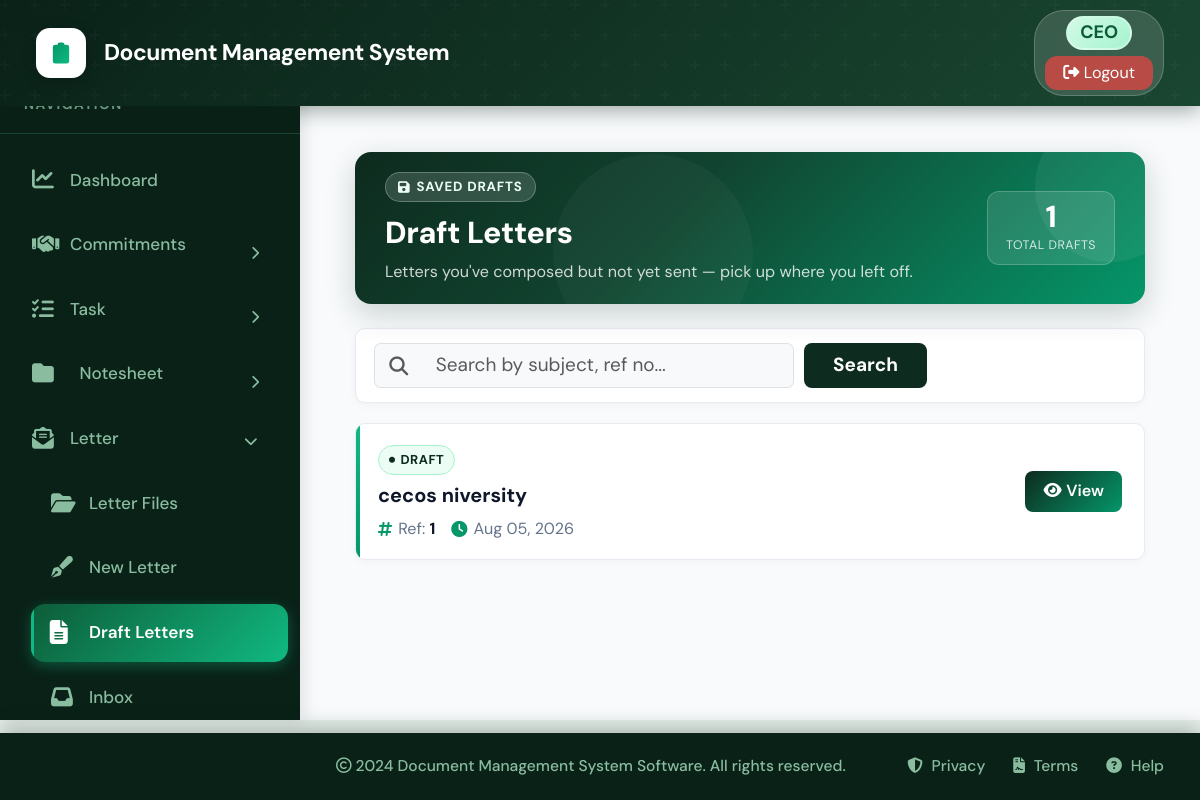
The page /letters/drafts/ (signed in) on the database its author committed.
### core/models.py (models this page shows, shortened)
class Letter(models.Model):
    letter_file = models.ForeignKey(LetterFile, on_delete=models.CASCADE, related_name='letters')
    sender = models.ForeignKey(User, on_delete=models.CASCADE, related_name='sent_letters')
    receiver = models.ForeignKey(User, on_delete=models.CASCADE, related_name='received_letters')
    ref_no = models.CharField(max_length=100, blank=True, null=True)
    recipient_address = models.TextField(blank=True, null=True)
    subject = models.CharField(max_length=255)
    body = models.TextField()
    signer_name = models.CharField(max_length=100, blank=True, null=True)
    signer_designation = models.CharField(max_length=100, blank=True, null=True)
    cc_list = models.TextField(blank=True, null=True)
    attachment = models.FileField(upload_to='letter_attachments/', blank=True, null=True)
    is_read = models.BooleanField(default=False)
    is_draft = models.BooleanField(default=False)
    created_at = models.DateTimeField(auto_now_add=True)
    reply_text = models.TextField(blank=True, null=True)
    reply_attachment = models.FileField(upload_to='letter_replies/', blank=True, null=True)
    reply_date = models.DateTimeField(blank=True, null=True)
    class Meta:
        ordering = ['-created_at']

### core/views.py (the view, shortened to what this page needs)
# urls.py: path('letters/drafts/', views.letter_drafts, name='letter_drafts'),
@login_required
def letter_drafts(request):
    search_query = request.GET.get('search', '')
    drafts = Letter.objects.filter(sender=request.user, is_draft=True)
    return render(request, 'letter_drafts.html', {'drafts': drafts, 'search_query': search_query})

### core/context_processors.py (called while the page is built)
def unread_notesheets(request):
    if request.user.is_authenticated:
        notesheets_count = Notesheet.objects.filter(
            current_holder=request.user,
            is_seen=False
        ).count()
        return {
            'unread_notesheets_count': notesheets_count,
        }
    return {
        'unread_notesheets_count': 0,
    }

def notifications_processor(request):
    if request.user.is_authenticated:
        unread_notifications = Notification.objects.filter(recipient=request.user, is_read=False)[:5]
        unread_count = Notification.objects.filter(recipient=request.user, is_read=False).count()
        return {
            'unread_notifications': unread_notifications,
            'unread_notifications_count': unread_count
        }
    return {}

### core/templates/letter_drafts.html (shortened to what this page needs)
{% extends 'base.html' %}
{% block content %}
<div class="container-fluid py-2 px-3">
    <div class="page-hero">
        <div class="d-flex justify-content-between align-items-center flex-wrap gap-3" style="position: relative; z-index: 1;">
            <div>
                <div class="hero-badge"><i class="fas fa-save"></i> Saved Drafts</div>
                <div class="hero-title">Draft Letters</div>
                <p class="hero-sub">Letters you've composed but not yet sent — pick up where you left off.</p>
            </div>
            <div class="hero-stat">
                <div class="num">{{ drafts|length }}</div>
                <div class="lbl">Total Drafts</div>
            </div>
        </div>
    </div>
    <div class="search-card">
        <form method="GET" action="{% url 'letter_drafts' %}" class="d-flex gap-2 align-items-center flex-wrap">
            <div class="input-group flex-grow-1" style="max-width: 420px;">
                <span class="input-group-text bg-light border-end-0 text-muted"><i class="fas fa-search"></i></span>
                <input type="text" name="search" class="form-control bg-light border-start-0"
                    placeholder="Search by subject, ref no..."
                    value="{{ search_query|default:'' }}">
            </div>
            <button type="submit" class="btn fw-bold text-white px-4" style="background: var(--primary-dark); border-radius: 8px;">Search</button>
        </form>
    </div>
    {% if drafts %}
    <div class="d-flex flex-column gap-3">
        {% for draft in drafts %}
        <div class="draft-card">
            <div class="d-flex justify-content-between align-items-center flex-wrap gap-3">
                <div style="flex: 1; min-width: 0;">
                    <div class="draft-badge"><i class="fas fa-circle" style="font-size: 6px;"></i> Draft</div>
                    <div class="draft-subject">{{ draft.subject|default:"(Untitled Draft)" }}</div>
                    <div class="draft-meta">
                        {% if draft.ref_no %}
                        <div class="draft-meta-item">
                            <i class="fas fa-hashtag" style="color: var(--primary);"></i>
                            <span>Ref: <strong style="color: var(--ink);">{{ draft.ref_no }}</strong></span>
                        </div>
                        {% endif %}
                        <div class="draft-meta-item">
                            <i class="fas fa-clock" style="color: var(--primary);"></i>
                            <span>{{ draft.created_at|date:"M d, Y" }}</span>
                        </div>
                    </div>
                </div>
                <div class="draft-actions">
                    <a href="{% url 'letter_detail' draft.id %}" class="btn-view">
                        <i class="fas fa-eye me-1"></i>View
                    </a>
                </div>
            </div>
        </div>
        {% endfor %}
    </div>
    {% endif %}
</div>
{% endblock %}

### core/templates/base.html (style rules this page uses)
:root { --primary-color: #10b981; --primary-dark: #059669; --primary-light: #34d399; --secondary-color: #1a4731; --dark-bg: #0d2b1e; --sidebar-bg: #0a2118; --hover-bg: #1a4731; --text-light: #8abda0; --text-dark: #0d2b1e; --border-color: #1a4731; --success: #10b981; --warning: #f59e0b; --danger: #ef4444; --info: #06b6d4; }
* { margin: 0; padding: 0; box-sizing: border-box; }
html { font-size: 19px; }
body { font-family: 'DM Sans', -apple-system, BlinkMacSystemFont, 'Segoe UI', sans-serif; background-color: #e8f0eb; min-height: 100vh; display: flex; flex-direction: column; font-size: 1rem; }

### core/templates/letter_drafts.html (style rules this page uses)
:root { --primary: #059669; --primary-dark: #0d2b1e; --primary-light: #10b981; --primary-tint: #ecfdf5; --ink: #0f172a; --muted: #64748b; --border: #e6ebf1; --bg: #f8fafc; --radius-lg: 16px; --radius-md: 10px; }
.page-hero { background: linear-gradient(135deg, var(--primary-dark) 0%, #114430 40%, var(--primary) 100%); border-radius: var(--radius-lg); padding: 20px 30px; color: #fff; position: relative; overflow: hidden; box-shadow: 0 10px 30px rgba(13, 43, 30, 0.20); margin-bottom: 24px; }
.page-hero::before { content: ''; position: absolute; top: -40px; right: -40px; width: 150px; height: 150px; background: rgba(255,255,255,0.06); border-radius: 50%; }
.page-hero::after { content: ''; position: absolute; bottom: -50px; left: 25%; width: 200px; height: 200px; background: rgba(255,255,255,0.03); border-radius: 50%; }
.hero-badge { display: inline-flex; align-items: center; gap: 6px; background: rgba(255,255,255,0.15); border: 1px solid rgba(255,255,255,0.25); color: var(--primary-tint); font-size: 0.7rem; font-weight: 700; text-transform: uppercase; letter-spacing: 0.8px; padding: 4px 12px; border-radius: 30px; margin-bottom: 8px; }
.hero-title { font-size: 1.6rem; font-weight: 800; letter-spacing: -0.3px; margin-bottom: 4px; }
.hero-sub { opacity: 0.8; font-size: 0.85rem; margin: 0; }
.hero-stat { background: rgba(255,255,255,0.12); border: 1px solid rgba(255,255,255,0.2); border-radius: 12px; padding: 10px 18px; text-align: center; min-width: 90px; }
.hero-stat .num { font-size: 1.6rem; font-weight: 800; line-height: 1; }
.hero-stat .lbl { font-size: 0.65rem; opacity: 0.8; text-transform: uppercase; letter-spacing: 0.5px; margin-top: 4px; }
.search-card { background: white; border-radius: var(--radius-md); padding: 14px 18px; box-shadow: 0 2px 10px rgba(0,0,0,0.04); border: 1px solid var(--border); margin-bottom: 20px; }
.draft-card { background: white; border-radius: var(--radius-md); border: 1px solid var(--border); box-shadow: 0 2px 8px rgba(0,0,0,0.03); padding: 18px 22px; transition: all 0.2s ease; position: relative; overflow: hidden; }
.draft-card::before { content: ''; position: absolute; left: 0; top: 0; bottom: 0; width: 4px; background: linear-gradient(180deg, var(--primary-light), var(--primary)); border-radius: 4px 0 0 4px; }
.draft-badge { display: inline-flex; align-items: center; gap: 5px; background: var(--primary-tint); color: var(--primary-dark); font-size: 0.68rem; font-weight: 700; text-transform: uppercase; letter-spacing: 0.5px; padding: 4px 10px; border-radius: 20px; border: 1px solid #a7f3d0; }
.draft-subject { font-size: 1.05rem; font-weight: 700; color: var(--ink); margin: 8px 0 6px; line-height: 1.3; }
.draft-meta { display: flex; flex-wrap: wrap; gap: 16px; font-size: 0.85rem; color: var(--muted); margin-top: 8px; }
.draft-meta-item { display: flex; align-items: center; gap: 6px; }
.draft-actions { display: flex; gap: 8px; align-items: center; flex-shrink: 0; }
.btn-view { background: linear-gradient(135deg, var(--primary-dark), var(--primary)); color: white; border: none; padding: 8px 18px; border-radius: 8px; font-size: 0.85rem; font-weight: 600; text-decoration: none; transition: all 0.2s; white-space: nowrap; }

### rows shown on the page
Letter: subject "cecos niversity", ref_no "1", created_at "Aug 05, 2026"

### other values the page prints
{{ drafts|length }} "1"
